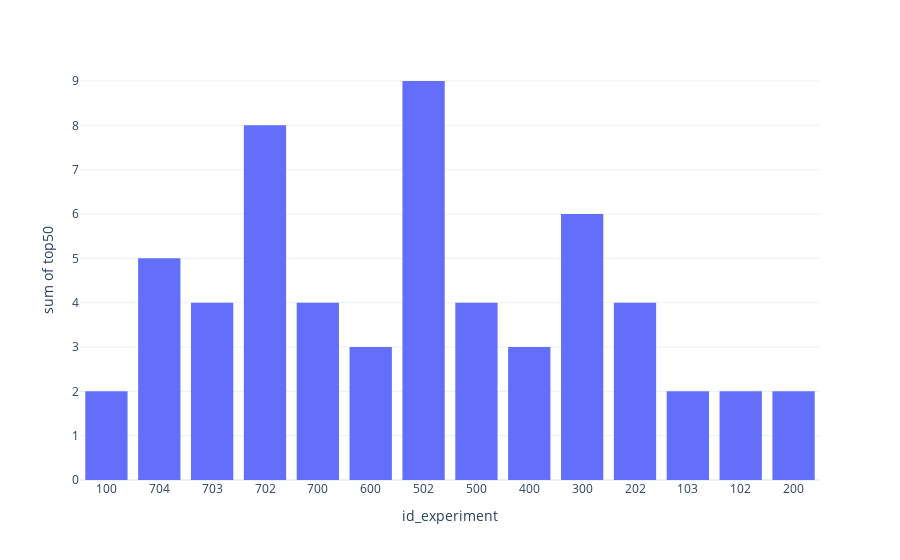

Source (notebook cell):
### Markdown cell above
### What songs made it to the top 50, let's count them by experiment (we don't care about position just if they made it or not to the top 50)

### Code cell
fig = px.histogram(df, x="id_experiment", y="top50", barmode='stack', template='plotly_white')
fig.show()

### Figure 1 — Plotly figure (JSON) as saved in the notebook; plotly's stock layout.template omitted (floating-point values rounded to 4 significant figures; data arrays with more than 128 entries replaced by an {"elided": "..."} marker saying what was removed)
{"data": [{"alignmentgroup": "True", "bingroup": "x", "histfunc": "sum", "hovertemplate": "id_experiment=%{x}<br>sum of top50=%{y}<extra></extra>", "legendgroup": "", "marker": {"color": "#636efa", "pattern": {"shape": ""}}, "name": "", "offsetgroup": "", "orientation": "v", "showlegend": false, "type": "histogram", "x": {"elided": "192 str values"}, "xaxis": "x", "y": {"elided": "192 int values"}, "yaxis": "y"}], "layout": {"autosize": true, "barmode": "stack", "legend": {"tracegroupgap": 0}, "margin": {"t": 60}, "xaxis": {"anchor": "y", "autorange": true, "domain": [0, 1], "range": [-0.5, 13.5], "title": {"text": "id_experiment"}, "type": "category"}, "yaxis": {"anchor": "x", "autorange": true, "domain": [0, 1], "range": [0, 9.474], "title": {"text": "sum of top50"}, "type": "linear"}}}
